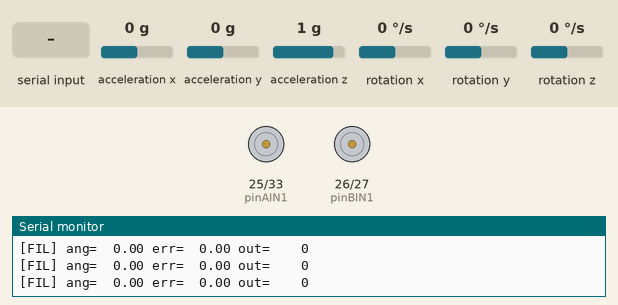
Simulated run of this sketch. Board: ESP32. On the bench: motor-driver pin pairs drawn as motors (green arrow = first pin HIGH = forward, orange = second pin HIGH = backward, longer = more drive, scaled by the enable pin), the last lines printed to the serial monitor. The inputs (shaded band) are chosen by the test bench; at power-on: acceleration x 0 g, rotation y 0 °/s, acceleration z 1 g, acceleration y 0 g, rotation x 0 °/s, rotation z 0 °/s.

Above: at 1.2 s.
1.3 s: acceleration x set to -1.4 g
At 1.45 s:
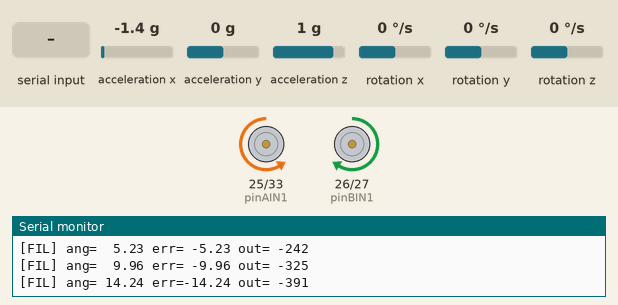
3.0 s: rotation y set to -192 °/s
5.0 s: acceleration z set to 0.7 g
6.9 s: acceleration z set to 0.4 g
At 8.2 s:
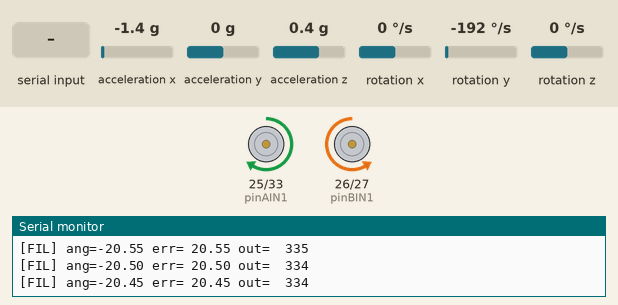
8.5 s: acceleration z set to 0 g
At 9.25 s:
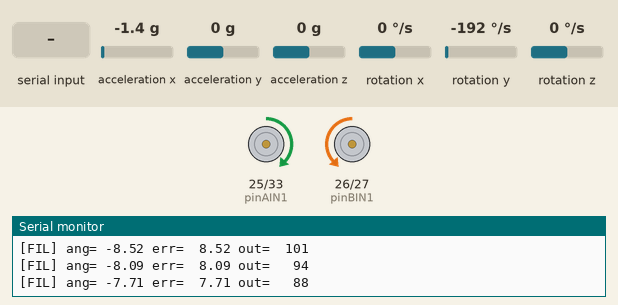
11.5 s: "S" received over Serial
At 11.9 s:
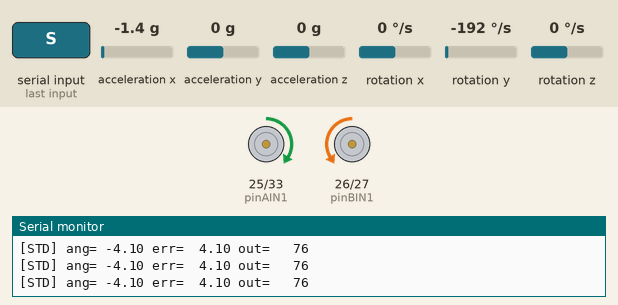
Timing chart, 0 to 14.0 s (numbered marks = the images above; inputs shaded):
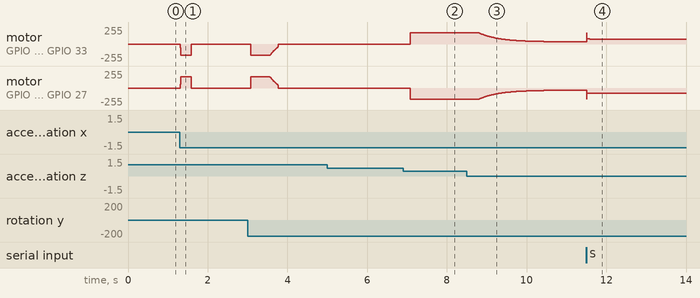

The sketch:

main_lib_pid.ino
```cpp
/*
 * main_lib_pid.ino - Prueba de los tres modos PID en el péndulo invertido
 * Comandos por Serial (115200):
 *   S -> MODE_STANDARD (PID clásico)
 *   D -> MODE_DISCRETE (forma de velocidad)
 *   F -> MODE_FILTERED (con filtro en derivada)
 */

#include "Wire.h"
#include "I2Cdev.h"
#include "MPU6050.h"
#include <PIDControl.h>

// Pines de motores
const int pinPWMA = 12, pinAIN1 = 25, pinAIN2 = 33;
const int pinPWMB = 15, pinBIN1 = 26, pinBIN2 = 27;

// PWM máximo permitido (6V motores, 9V batería)
const int PWM_MAX = 170;

// DEADBAND para evitar vibraciones
const int DEADBAND = 25;

// Ángulo de equilibrio y límite de caída
const float EQUILIBRIUM_ANGLE = 0.0f;
const float FALL_ANGLE = 24.0f;

// Filtro complementario
const float ALPHA_COMP = 0.98f;

// Período de muestreo
const double DT_S = 0.01;

// Ganancias PID
const double KP = 18.5;
const double KI = 0.03;
const double KD = 1.5;

// Controladores PID para los tres modos
PIDControl pidS(KP, KI, KD, DT_S, 0.0, MODE_STANDARD);
PIDControl pidD(KP, KI, KD, DT_S, 0.0, MODE_DISCRETE);
PIDControl pidF(KP, KI, KD, DT_S, 0.0, MODE_FILTERED);
PIDControl* activePid = &pidF;
PIDMode currentMode = MODE_FILTERED;

// Sensor MPU6050
MPU6050 sensor;
int16_t ax, ay, az, gx, gy, gz;
float gy_offset = 0.0f;
float ang_y = 0.0f, ang_y_prev = 0.0f;

// Prototipos de funciones
void moveMotor(int pwmPin, int in1, int in2, float speed);
void switchMode(PIDMode mode, const char* name);


// ═══════════════════════════════════════════════════════════════════════════════
void setup() {
    Serial.begin(115200);
    Wire.begin(18, 19);
    Wire.setClock(400000);
    sensor.initialize();

    // Calibración del MPU6050
    sensor.setXAccelOffset(-736);
    sensor.setYAccelOffset(1299);
    sensor.setZAccelOffset(1522);
    sensor.setXGyroOffset(166);
    sensor.setYGyroOffset(250);
    sensor.setZGyroOffset(56);

    if (!sensor.testConnection()) {
        Serial.println("ERROR: MPU6050 no detectado. Revisa el cableado I2C.");
        while (true) delay(100);
    }

    // Configurar pines de motores
    const int motorPins[] = {pinAIN1, pinAIN2, pinPWMA, pinBIN1, pinBIN2, pinPWMB};
    for (int i = 0; i < 6; i++) {
        pinMode(motorPins[i], OUTPUT);
    }

    moveMotor(pinPWMA, pinAIN1, pinAIN2, 0);
    moveMotor(pinPWMB, pinBIN1, pinBIN2, 0);

    // Configurar setpoint y límites
    pidS.establecerSetpoint(EQUILIBRIUM_ANGLE);
    pidS.establecerLimiteSalida(-PWM_MAX, PWM_MAX);
    pidD.establecerSetpoint(EQUILIBRIUM_ANGLE);
    pidD.establecerLimiteSalida(-PWM_MAX, PWM_MAX);
    pidF.establecerSetpoint(EQUILIBRIUM_ANGLE);
    pidF.establecerLimiteSalida(-PWM_MAX, PWM_MAX);

    // Ángulo inicial
    sensor.getAcceleration(&ax, &ay, &az);
    ang_y = atan2f(-(float)ax, sqrtf((float)ay*(float)ay + (float)az*(float)az)) * (180.0f / PI);
    ang_y_prev = ang_y;

    Serial.println("PIDControl - Pendulo Invertido");
    Serial.printf("KP=%.2f KI=%.2f KD=%.2f DT=%dms\n",
                  (float)KP, (float)KI, (float)KD, (int)(DT_S * 1000));
    Serial.println("Comandos: S=STANDARD D=DISCRETE F=FILTERED");
}


// ═══════════════════════════════════════════════════════════════════════════════
void loop() {
    unsigned long t0 = millis();

    // Comandos por Serial
    if (Serial.available()) {
        char command = (char)toupper(Serial.read());
        if (command == 'S') {
            switchMode(MODE_STANDARD, "STANDARD");
        } else if (command == 'D') {
            switchMode(MODE_DISCRETE, "DISCRETE");
        } else if (command == 'F') {
            switchMode(MODE_FILTERED, "FILTERED");
        }
    }

    // Leer sensor
    sensor.getAcceleration(&ax, &ay, &az);
    sensor.getRotation(&gx, &gy, &gz);

    // Calcular ángulo desde acelerómetro
    float accel_ang = atan2f(-(float)ax, sqrtf((float)ay*(float)ay + (float)az*(float)az)) * (180.0f / PI);

    // Velocidad angular
    float gy_dps = ((float)gy - gy_offset) / 131.0f;

    // Filtro complementario
    ang_y = ALPHA_COMP * (ang_y_prev + gy_dps * (float)DT_S) + (1.0f - ALPHA_COMP) * accel_ang;
    ang_y_prev = ang_y;

    float error = EQUILIBRIUM_ANGLE - ang_y;

    // Protección por caída
    if (fabsf(error) > FALL_ANGLE) {
        moveMotor(pinPWMA, pinAIN1, pinAIN2, 0);
        moveMotor(pinPWMB, pinBIN1, pinBIN2, 0);
        pidS.reiniciar();
        pidD.reiniciar();
        pidF.reiniciar();
        return;
    }

    // Calcular salida PID
    float output = (float)activePid->calcular((double)ang_y);

    moveMotor(pinPWMA, pinAIN1, pinAIN2, output);
    moveMotor(pinPWMB, pinBIN1, pinBIN2, -output);

    // Telemetría
    static unsigned long lastPrint = 0;
    unsigned long now = millis();
    if (now - lastPrint >= 50) {
        lastPrint = now;
        const char* modeStr;
        if (currentMode == MODE_STANDARD) {
            modeStr = "STD";
        } else if (currentMode == MODE_DISCRETE) {
            modeStr = "DIS";
        } else {
            modeStr = "FIL";
        }
        Serial.printf("[%s] ang=%6.2f err=%6.2f out=%5.0f\n", modeStr, ang_y, error, output);
    }

    // Sincronizar a DT fijo
    long elapsed = (long)(millis() - t0);
    if (elapsed < 10) {
        delay(10 - elapsed);
    }
}


void switchMode(PIDMode mode, const char* name) {
    pidS.reiniciar();
    pidD.reiniciar();
    pidF.reiniciar();
    currentMode = mode;

    if (mode == MODE_STANDARD) {
        activePid = &pidS;
    } else if (mode == MODE_DISCRETE) {
        activePid = &pidD;
    } else {
        activePid = &pidF;
    }
    Serial.printf("Modo: %s\n", name);
}


void moveMotor(int pwmPin, int in1, int in2, float speed) {
    int pwm = (int)fabsf(speed);

    if (pwm > PWM_MAX) {
        pwm = PWM_MAX;
    }

        if (pwm < DEADBAND) {
        digitalWrite(in1, LOW);
        digitalWrite(in2, LOW);
        analogWrite(pwmPin, 0);
        return;
    }

    if (speed > 0.0f) {
        digitalWrite(in1, HIGH);
        digitalWrite(in2, LOW);
    } else {
        digitalWrite(in1, LOW);
        digitalWrite(in2, HIGH);
    }

    analogWrite(pwmPin, pwm);
}
```

ControlPID.cpp
```cpp
#include "Arduino.h"
#include "PIDControl.h"

// Determina los coeficientes necesarios para cada modo de operación
PIDControl::PIDControl(double Kp, double Ki, double Kd, double dt,
                       double u0, PIDMode mode)
    : _Kp(Kp), _Ki(Ki), _Kd(Kd), _dt(dt),
      _setpoint(0.0), _mode(mode),
      _output(u0), _limitOutput(false), _outMin(0.0), _outMax(0.0),
      _prevError(0.0), _integral(0.0),
      _d0(0.0), _d1(0.0), _fd0(0.0), _fd1(0.0)
{
    _error[0] = _error[1] = _error[2] = 0.0;

    // Coeficientes para MODE_DISCRETE
    // Forma discreta: output = A0*e[k] + A1*e[k-1] + A2*e[k-2]
    _A0 = Kp + Ki * dt + Kd / dt;
    _A1 = -Kp - 2.0 * Kd / dt;
    _A2 = Kd / dt;

    // Coeficientes para MODE_FILTERED - parte PI incremental
    // PI: output += A0pi*e[k] + A1pi*e[k-1]
    _A0pi = Kp + Ki * dt;
    _A1pi = -Kp;

    // Coeficientes para MODE_FILTERED - parte derivativa sin filtrar
    // D: d0 = A0d*e[k] + A1d*e[k-1] + A2d*e[k-2]
    _A0d = Kd / dt;
    _A1d = -2.0 * Kd / dt;
    _A2d = Kd / dt;

    // Filtro bilineal paso-bajo: atenúa el ruido del derivativo
    // N es el orden del filtro
    // tau es la constante de tiempo = Kd / (Kp * N)
    const int N = 5;
    double tau = (Kp > 0.0) ? (Kd / (Kp * N)) : 1e-6;
    double alpha = dt / (2.0 * tau);
    _alpha1 = alpha / (alpha + 1.0);
    _alpha2 = (alpha - 1.0) / (alpha + 1.0);
}

// Establece los límites de la salida
void PIDControl::establecerLimiteSalida(double min, double max) {
    if (min >= max) return;
    _limitOutput = true;
    _outMin = min;
    _outMax = max;
}

// Establece el valor objetivo (setpoint)
void PIDControl::establecerSetpoint(double setpoint) {
    _setpoint = setpoint;
}

// Reinicia el estado interno: borra integral, errores anteriores y filtros
void PIDControl::reiniciar() {
    _prevError = 0.0;
    _integral = 0.0;
    _error[0] = _error[1] = _error[2] = 0.0;
    _d0 = _d1 = _fd0 = _fd1 = 0.0;
}

// Calcula la salida del controlador según el modo actual
// Retorna la acción de control limitada entre _outMin y _outMax
double PIDControl::calcular(double valor_medido) {
    switch (_mode) {

        // Modo clásico: error acumulado + derivada instantánea
        case MODE_STANDARD: {
            double error = _setpoint - valor_medido;
            _integral += error * _dt;          // Acumular integral
            double derivative = (error - _prevError) / _dt;  // Cambio de error
            _output = _Kp * error + _Ki * _integral + _Kd * derivative;
            _prevError = error;                // Guardar para próxima iteración
            break;
        }

        // Modo discreto: calcula directamente desde los 3 últimos errores
        case MODE_DISCRETE: {
            _error[2] = _error[1];      // Desplazar buffer: e[k-2] ← e[k-1]
            _error[1] = _error[0];      // e[k-1] ← e[k]
            _error[0] = _setpoint - valor_medido;  // Nuevo error e[k]
            _output = _A0 * _error[0] + _A1 * _error[1] + _A2 * _error[2];
            break;
        }

        // Modo filtrado: PI incremental + derivada con filtro pasa-baja
        case MODE_FILTERED: {
            _error[2] = _error[1];
            _error[1] = _error[0];
            _error[0] = _setpoint - valor_medido;

            // Parte PI incremental (se suma a la salida anterior)
            _output += _A0pi * _error[0] + _A1pi * _error[1];

            // Parte derivativa con filtro bilineal (atenúa ruido)
            _d1 = _d0;  // Guardar valor anterior
            _d0 = _A0d * _error[0] + _A1d * _error[1] + _A2d * _error[2];
            _fd1 = _fd0;  // Guardar salida filtrada anterior
            // Filtro: salida = alpha1*(d0+d1) - alpha2*fd1
            _fd0 = _alpha1 * (_d0 + _d1) - _alpha2 * _fd1;
            _output += _fd0;  // Añadir parte filtrada a la salida
            break;
        }
    }

    // Limitar la salida entre los límites establecidos
    return _output;
}
```

Measured:
- the behaviour switches between 0.6 and 0.5 g on acceleration z (found by bisection; images 1 and 2)
- after the input at 1.3 s, motor on GPIO 25 (pinAIN1) / GPIO 33 (pinAIN2): stopped → backward 170/255 at once, → stopped 0.28 s later; motor on GPIO 26 (pinBIN1) / GPIO 27 (pinBIN2): stopped → forward 170/255 at once, → stopped 0.28 s later
- after the input at 5.0 s, every drawn part: stays the same
- after the input at 6.9 s, motor on GPIO 25 (pinAIN1) / GPIO 33 (pinAIN2): stopped → forward 170/255 after 0.19 s; motor on GPIO 26 (pinBIN1) / GPIO 27 (pinBIN2): stopped → backward 170/255 after 0.19 s
- after the input at 8.5 s, motor on GPIO 25 (pinAIN1) / GPIO 33 (pinAIN2): moves from forward 170/255 to forward 33/255 over 2.4 s, starting after 0.30 s; motor on GPIO 26 (pinBIN1) / GPIO 27 (pinBIN2): moves from backward 170/255 to backward 33/255 over 2.4 s, starting after 0.30 s
- after the input at 11.5 s, motor on GPIO 25 (pinAIN1) / GPIO 33 (pinAIN2): forward 33/255 → forward 76/255 at once, → forward 75/255 0.08 s later; motor on GPIO 26 (pinBIN1) / GPIO 27 (pinBIN2): backward 33/255 → backward 76/255 at once, → backward 75/255 0.08 s later
